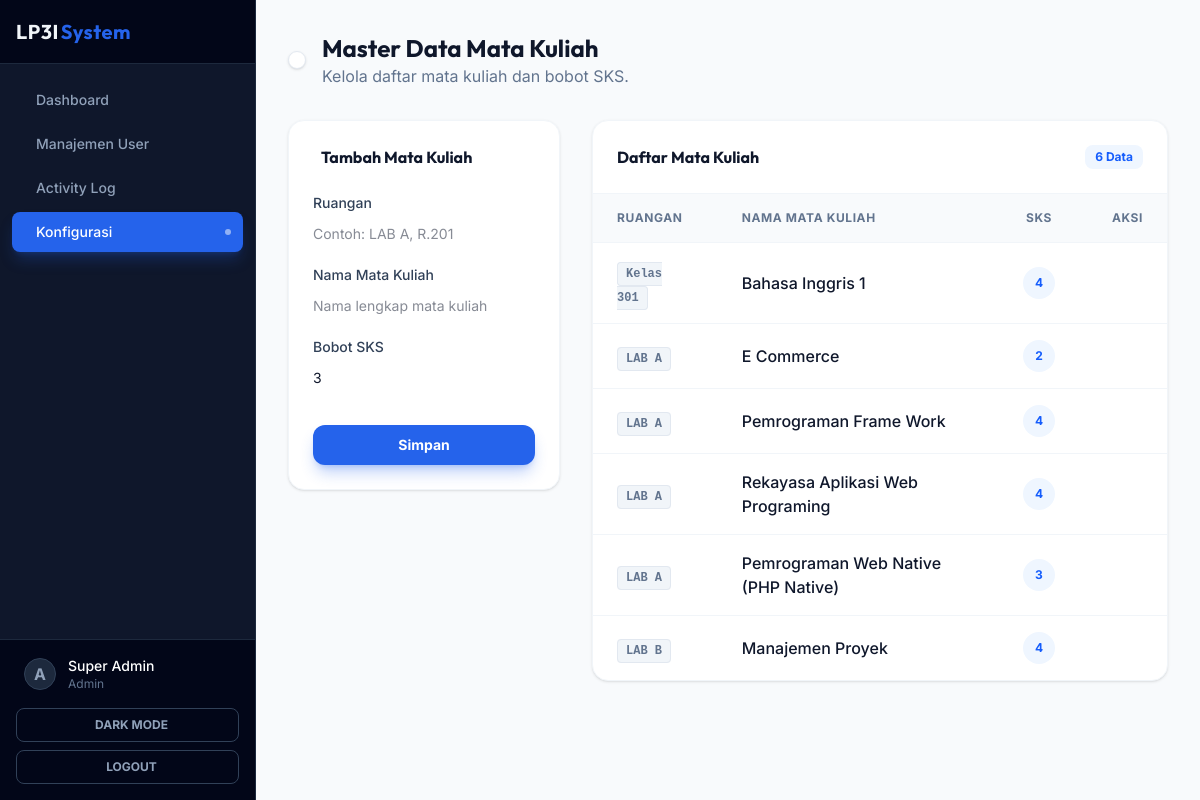
/src/admin/courses.php (signed in), run on the app's committed database.
### tables this page shows
CREATE TABLE `courses` (
  `id` int(11) NOT NULL,
  `code` varchar(20) NOT NULL,
  `name` varchar(100) NOT NULL,
  `credits` int(11) NOT NULL
);

### src/admin/courses.php (the view, shortened to what this page needs)
<?php
require_once '../../config/database.php';
$courses = $conn->query("SELECT * FROM courses ORDER BY code");
$edit_course = null;
?>
<?php include '../../templates/header.php'; ?>
<?php include '../../templates/sidebar.php'; ?>
<main class="flex-1 flex flex-col min-w-0 overflow-hidden bg-slate-50">
    <div class="flex-1 overflow-auto p-4 lg:p-8 animate-fade-in">
        <div class="flex items-center gap-4 mb-8">
            <a href="config.php" class="p-2 rounded-xl bg-white border border-slate-200 text-slate-500 hover:text-primary hover:border-primary transition-all shadow-sm">
            </a>
            <div>
                <h1 class="text-2xl font-display font-bold text-slate-900">Master Data Mata Kuliah</h1>
                <p class="text-slate-500">Kelola daftar mata kuliah dan bobot SKS.</p>
            </div>
        </div>
        <div class="grid grid-cols-1 lg:grid-cols-3 gap-8">
            <div class="lg:col-span-1">
                <div class="bg-white rounded-2xl shadow-sm border border-slate-100 p-6 sticky top-8">
                    <h3 class="font-bold text-slate-900 mb-6 flex items-center gap-2">
                        <?= $edit_course ? 'Edit' : 'Tambah' ?> Mata Kuliah
                    </h3>
                    <form method="POST" class="space-y-5">
                        <div>
                            <label class="block text-sm font-medium text-slate-700 mb-2">Ruangan</label>
                            <input type="text" name="code" class="w-full rounded-xl border-slate-200 focus:border-primary focus:ring-primary/20 transition-all text-sm" required value="<?= $edit_course['code'] ?? '' ?>" placeholder="Contoh: LAB A, R.201">
                        </div>
                        <div>
                            <label class="block text-sm font-medium text-slate-700 mb-2">Nama Mata Kuliah</label>
                            <input type="text" name="name" class="w-full rounded-xl border-slate-200 focus:border-primary focus:ring-primary/20 transition-all text-sm" required value="<?= $edit_course['name'] ?? '' ?>" placeholder="Nama lengkap mata kuliah">
                        </div>
                        <div>
                            <label class="block text-sm font-medium text-slate-700 mb-2">Bobot SKS</label>
                            <input type="number" name="credits" class="w-full rounded-xl border-slate-200 focus:border-primary focus:ring-primary/20 transition-all text-sm" required value="<?= $edit_course['credits'] ?? 3 ?>" min="1" max="6">
                        </div>
                        <div class="pt-4 flex items-center gap-3">
                            <button type="submit" class="flex-1 px-5 py-2.5 rounded-xl bg-primary text-white text-sm font-bold shadow-lg shadow-primary/30 hover:bg-blue-600 hover:scale-[1.02] transition-all">
                                Simpan
                            </button>
                        </div>
                    </form>
                </div>
            </div>
            <div class="lg:col-span-2">
                <div class="bg-white rounded-2xl shadow-sm border border-slate-100 overflow-hidden">
                    <div class="p-6 border-b border-slate-100 flex items-center justify-between">
                        <h3 class="font-bold text-slate-900">Daftar Mata Kuliah</h3>
                        <span class="px-2.5 py-1 rounded-lg bg-blue-50 text-blue-600 text-xs font-bold"><?= $courses->num_rows ?> Data</span>
                    </div>
                    <div class="overflow-x-auto">
                        <table class="w-full text-left border-collapse">
                            <thead>
                                <tr class="bg-slate-50 border-b border-slate-100 text-xs uppercase tracking-wider text-slate-500 font-semibold">
                                <th class="px-6 py-4">Ruangan</th>
                                    <th class="px-6 py-4">Nama Mata Kuliah</th>
                                    <th class="px-6 py-4 text-center">SKS</th>
                                    <th class="px-6 py-4 text-right">Aksi</th>
                                </tr>
                            </thead>
                            <tbody class="divide-y divide-slate-100">
                                <?php while ($row = $courses->fetch_assoc()): ?>
                                <tr class="hover:bg-slate-50/50 transition-colors group">
                                    <td class="px-6 py-4">
                                        <span class="font-mono text-xs font-bold text-slate-500 bg-slate-100 px-2 py-1 rounded border border-slate-200"><?= htmlspecialchars($row['code']) ?></span>
                                    </td>
                                    <td class="px-6 py-4">
                                        <span class="font-medium text-slate-900"><?= htmlspecialchars($row['name']) ?></span>
                                    </td>
                                    <td class="px-6 py-4 text-center">
                                        <span class="inline-flex items-center justify-center w-8 h-8 rounded-full bg-blue-50 text-blue-600 font-bold text-xs"><?= $row['credits'] ?></span>
                                    </td>
                                    <td class="px-6 py-4 text-right">
                                        <div class="flex items-center justify-end gap-2 opacity-60 group-hover:opacity-100 transition-opacity">
                                            <a href="courses.php?edit=<?= $row['id'] ?>" class="p-2 rounded-lg text-slate-400 hover:text-primary hover:bg-primary/5 transition-colors" title="Edit">
                                            </a>
                                            <a href="courses.php?delete=<?= $row['id'] ?>" onclick="return confirm('Hapus mata kuliah ini?')" class="p-2 rounded-lg text-slate-400 hover:text-danger hover:bg-red-50 transition-colors" title="Hapus">
                                            </a>
                                        </div>
                                    </td>
                                </tr>
                                <?php endwhile; ?>
                            </tbody>
                        </table>
                    </div>
                </div>
            </div>
        </div>
    </div>
</main>
<?php include '../../templates/footer.php'; ?>

### templates/header.php (style rules this page uses)
body { font-family: var(--font-sans); }
h1, h2, h3, h4, .font-display { font-family: var(--font-display); }
.animate-fade-in { animation: fadeIn 0.5s ease-out forwards; }

### data on the page
courses: code "Kelas 301", name "Bahasa Inggris 1", credits "4"
courses: code "LAB A", name "E Commerce", credits "2"
courses: code "LAB A", name "Pemrograman Frame Work", credits "4"
courses: code "LAB A", name "Rekayasa Aplikasi Web Programing", credits "4"
courses: code "LAB A", name "Pemrograman Web Native (PHP Native)", credits "3"
courses: code "LAB B", name "Manajemen Proyek", credits "4"

### other printed values
$item['label'] "Dashboard"
$item['label'] "Manajemen User"
$item['label'] "Activity Log"
$item['label'] "Konfigurasi"
substr($_SESSION['username'] ?? 'U', 0, 1) "A"
$_SESSION['full_name'] "Super Admin"
$_SESSION['role'] "Admin"
$courses->num_rows "6"
